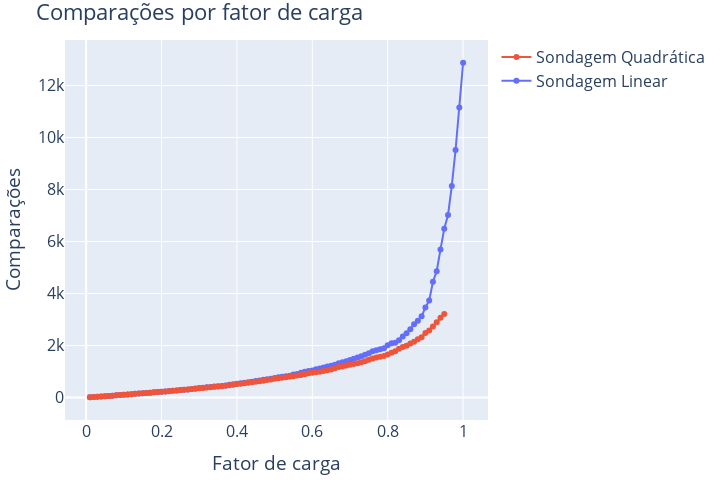

Here is the notebook cell this chart was saved with:
### Code cell
runs = experiments["in_max"].items()
plot_line(
    runs,
    "load_factor",
    "comparisons",
    title="Comparações por fator de carga",
    xaxis_title="Fator de carga",
    yaxis_title="Comparações",
)

### Figure 1 — Plotly figure (JSON) as saved in the notebook; plotly's stock layout.template omitted (floating-point values rounded to 4 significant figures)
{"data": [{"line": {"color": "#636EFA"}, "mode": "lines+markers", "name": "Sondagem Linear", "type": "scatter", "x": [0.01, 0.02, 0.03, 0.04, 0.05, 0.06, 0.07, 0.08, 0.09, 0.1, 0.11, 0.12, 0.13, 0.14, 0.15, 0.16, 0.17, 0.18, 0.19, 0.2, 0.21, 0.22, 0.23, 0.24, 0.25, 0.26, 0.27, 0.28, 0.29, 0.3, 0.31, 0.32, 0.33, 0.34, 0.35, 0.36, 0.37, 0.38, 0.39, 0.4, 0.41, 0.42, 0.43, 0.44, 0.45, 0.46, 0.47, 0.48, 0.49, 0.5, 0.51, 0.52, 0.53, 0.54, 0.55, 0.56, 0.57, 0.58, 0.59, 0.6, 0.61, 0.62, 0.63, 0.64, 0.65, 0.66, 0.67, 0.68, 0.69, 0.7, 0.71, 0.72, 0.73, 0.74, 0.75, 0.76, 0.77, 0.78, 0.79, 0.8, 0.81, 0.82, 0.83, 0.84, 0.85, 0.86, 0.87, 0.88, 0.89, 0.9, 0.91, 0.92, 0.93, 0.94, 0.95, 0.96, 0.97, 0.98, 0.99, 1], "y": [10, 20, 30, 40, 50, 62, 72, 83, 94, 104, 114, 127, 140, 152, 162, 172, 185, 200, 213, 224, 235, 247, 262, 273, 286, 301, 311, 326, 345, 361, 379, 391, 401, 419, 432, 444, 459, 494, 510, 534, 550, 569, 584, 609, 635, 656, 684, 704, 724, 754, 782, 801, 820, 839, 881, 905, 955, 990, 1018, 1043, 1085, 1116, 1150, 1193, 1217, 1264, 1322, 1352, 1397, 1444, 1486, 1542, 1591, 1643, 1704, 1782, 1821, 1857, 1896, 2010, 2083, 2105, 2198, 2350, 2472, 2626, 2818, 2951, 3121, 3465, 3728, 4454, 4860, 5695, 6492, 7020, 8139, 9519, 11158, 12875]}, {"line": {"width": 0}, "mode": "lines", "name": "Sondagem Linear upper", "showlegend": false, "type": "scatter", "x": [0.01, 0.02, 0.03, 0.04, 0.05, 0.06, 0.07, 0.08, 0.09, 0.1, 0.11, 0.12, 0.13, 0.14, 0.15, 0.16, 0.17, 0.18, 0.19, 0.2, 0.21, 0.22, 0.23, 0.24, 0.25, 0.26, 0.27, 0.28, 0.29, 0.3, 0.31, 0.32, 0.33, 0.34, 0.35, 0.36, 0.37, 0.38, 0.39, 0.4, 0.41, 0.42, 0.43, 0.44, 0.45, 0.46, 0.47, 0.48, 0.49, 0.5, 0.51, 0.52, 0.53, 0.54, 0.55, 0.56, 0.57, 0.58, 0.59, 0.6, 0.61, 0.62, 0.63, 0.64, 0.65, 0.66, 0.67, 0.68, 0.69, 0.7, 0.71, 0.72, 0.73, 0.74, 0.75, 0.76, 0.77, 0.78, 0.79, 0.8, 0.81, 0.82, 0.83, 0.84, 0.85, 0.86, 0.87, 0.88, 0.89, 0.9, 0.91, 0.92, 0.93, 0.94, 0.95, 0.96, 0.97, 0.98, 0.99, 1], "y": [null, null, null, null, null, null, null, null, null, null, null, null, null, null, null, null, null, null, null, null, null, null, null, null, null, null, null, null, null, null, null, null, null, null, null, null, null, null, null, null, null, null, null, null, null, null, null, null, null, null, null, null, null, null, null, null, null, null, null, null, null, null, null, null, null, null, null, null, null, null, null, null, null, null, null, null, null, null, null, null, null, null, null, null, null, null, null, null, null, null, null, null, null, null, null, null, null, null, null, null]}, {"fill": "tonexty", "fillcolor": "rgba(99, 110, 250, 0.30)", "line": {"width": 0}, "mode": "lines", "name": "Sondagem Linear lower", "showlegend": false, "type": "scatter", "x": [0.01, 0.02, 0.03, 0.04, 0.05, 0.06, 0.07, 0.08, 0.09, 0.1, 0.11, 0.12, 0.13, 0.14, 0.15, 0.16, 0.17, 0.18, 0.19, 0.2, 0.21, 0.22, 0.23, 0.24, 0.25, 0.26, 0.27, 0.28, 0.29, 0.3, 0.31, 0.32, 0.33, 0.34, 0.35, 0.36, 0.37, 0.38, 0.39, 0.4, 0.41, 0.42, 0.43, 0.44, 0.45, 0.46, 0.47, 0.48, 0.49, 0.5, 0.51, 0.52, 0.53, 0.54, 0.55, 0.56, 0.57, 0.58, 0.59, 0.6, 0.61, 0.62, 0.63, 0.64, 0.65, 0.66, 0.67, 0.68, 0.69, 0.7, 0.71, 0.72, 0.73, 0.74, 0.75, 0.76, 0.77, 0.78, 0.79, 0.8, 0.81, 0.82, 0.83, 0.84, 0.85, 0.86, 0.87, 0.88, 0.89, 0.9, 0.91, 0.92, 0.93, 0.94, 0.95, 0.96, 0.97, 0.98, 0.99, 1], "y": [null, null, null, null, null, null, null, null, null, null, null, null, null, null, null, null, null, null, null, null, null, null, null, null, null, null, null, null, null, null, null, null, null, null, null, null, null, null, null, null, null, null, null, null, null, null, null, null, null, null, null, null, null, null, null, null, null, null, null, null, null, null, null, null, null, null, null, null, null, null, null, null, null, null, null, null, null, null, null, null, null, null, null, null, null, null, null, null, null, null, null, null, null, null, null, null, null, null, null, null]}, {"line": {"color": "#EF553B"}, "mode": "lines+markers", "name": "Sondagem Quadrática", "type": "scatter", "x": [0.01, 0.02, 0.03, 0.04, 0.05, 0.06, 0.07, 0.08, 0.09, 0.1, 0.11, 0.12, 0.13, 0.14, 0.15, 0.16, 0.17, 0.18, 0.19, 0.2, 0.21, 0.22, 0.23, 0.24, 0.25, 0.26, 0.27, 0.28, 0.29, 0.3, 0.31, 0.32, 0.33, 0.34, 0.35, 0.36, 0.37, 0.38, 0.39, 0.4, 0.41, 0.42, 0.43, 0.44, 0.45, 0.46, 0.47, 0.48, 0.49, 0.5, 0.51, 0.52, 0.53, 0.54, 0.55, 0.56, 0.57, 0.58, 0.59, 0.6, 0.61, 0.62, 0.63, 0.64, 0.65, 0.66, 0.67, 0.68, 0.69, 0.7, 0.71, 0.72, 0.73, 0.74, 0.75, 0.76, 0.77, 0.78, 0.79, 0.8, 0.81, 0.82, 0.83, 0.84, 0.85, 0.86, 0.87, 0.88, 0.89, 0.9, 0.91, 0.92, 0.93, 0.94, 0.95], "y": [10, 20, 30, 40, 50, 62, 72, 83, 94, 104, 114, 126, 140, 151, 161, 171, 184, 198, 211, 222, 233, 245, 261, 272, 285, 300, 310, 324, 341, 356, 370, 382, 392, 410, 423, 437, 450, 476, 493, 516, 531, 549, 570, 590, 607, 626, 649, 675, 694, 720, 740, 756, 780, 797, 821, 844, 868, 896, 929, 949, 972, 988, 1015, 1053, 1078, 1125, 1170, 1195, 1235, 1260, 1292, 1321, 1352, 1396, 1449, 1502, 1538, 1570, 1596, 1655, 1726, 1782, 1873, 1946, 1991, 2078, 2140, 2237, 2320, 2484, 2579, 2732, 2890, 3064, 3210]}, {"line": {"width": 0}, "mode": "lines", "name": "Sondagem Quadrática upper", "showlegend": false, "type": "scatter", "x": [0.01, 0.02, 0.03, 0.04, 0.05, 0.06, 0.07, 0.08, 0.09, 0.1, 0.11, 0.12, 0.13, 0.14, 0.15, 0.16, 0.17, 0.18, 0.19, 0.2, 0.21, 0.22, 0.23, 0.24, 0.25, 0.26, 0.27, 0.28, 0.29, 0.3, 0.31, 0.32, 0.33, 0.34, 0.35, 0.36, 0.37, 0.38, 0.39, 0.4, 0.41, 0.42, 0.43, 0.44, 0.45, 0.46, 0.47, 0.48, 0.49, 0.5, 0.51, 0.52, 0.53, 0.54, 0.55, 0.56, 0.57, 0.58, 0.59, 0.6, 0.61, 0.62, 0.63, 0.64, 0.65, 0.66, 0.67, 0.68, 0.69, 0.7, 0.71, 0.72, 0.73, 0.74, 0.75, 0.76, 0.77, 0.78, 0.79, 0.8, 0.81, 0.82, 0.83, 0.84, 0.85, 0.86, 0.87, 0.88, 0.89, 0.9, 0.91, 0.92, 0.93, 0.94, 0.95], "y": [null, null, null, null, null, null, null, null, null, null, null, null, null, null, null, null, null, null, null, null, null, null, null, null, null, null, null, null, null, null, null, null, null, null, null, null, null, null, null, null, null, null, null, null, null, null, null, null, null, null, null, null, null, null, null, null, null, null, null, null, null, null, null, null, null, null, null, null, null, null, null, null, null, null, null, null, null, null, null, null, null, null, null, null, null, null, null, null, null, null, null, null, null, null, null]}, {"fill": "tonexty", "fillcolor": "rgba(239, 85, 59, 0.30)", "line": {"width": 0}, "mode": "lines", "name": "Sondagem Quadrática lower", "showlegend": false, "type": "scatter", "x": [0.01, 0.02, 0.03, 0.04, 0.05, 0.06, 0.07, 0.08, 0.09, 0.1, 0.11, 0.12, 0.13, 0.14, 0.15, 0.16, 0.17, 0.18, 0.19, 0.2, 0.21, 0.22, 0.23, 0.24, 0.25, 0.26, 0.27, 0.28, 0.29, 0.3, 0.31, 0.32, 0.33, 0.34, 0.35, 0.36, 0.37, 0.38, 0.39, 0.4, 0.41, 0.42, 0.43, 0.44, 0.45, 0.46, 0.47, 0.48, 0.49, 0.5, 0.51, 0.52, 0.53, 0.54, 0.55, 0.56, 0.57, 0.58, 0.59, 0.6, 0.61, 0.62, 0.63, 0.64, 0.65, 0.66, 0.67, 0.68, 0.69, 0.7, 0.71, 0.72, 0.73, 0.74, 0.75, 0.76, 0.77, 0.78, 0.79, 0.8, 0.81, 0.82, 0.83, 0.84, 0.85, 0.86, 0.87, 0.88, 0.89, 0.9, 0.91, 0.92, 0.93, 0.94, 0.95], "y": [null, null, null, null, null, null, null, null, null, null, null, null, null, null, null, null, null, null, null, null, null, null, null, null, null, null, null, null, null, null, null, null, null, null, null, null, null, null, null, null, null, null, null, null, null, null, null, null, null, null, null, null, null, null, null, null, null, null, null, null, null, null, null, null, null, null, null, null, null, null, null, null, null, null, null, null, null, null, null, null, null, null, null, null, null, null, null, null, null, null, null, null, null, null, null]}], "layout": {"font": {"size": 16}, "height": 480, "margin": {"b": 10, "l": 10, "r": 10, "t": 40}, "title": {"text": "Comparações por fator de carga"}, "width": 720, "xaxis": {"title": {"text": "Fator de carga"}}, "yaxis": {"title": {"text": "Comparações"}}}}
